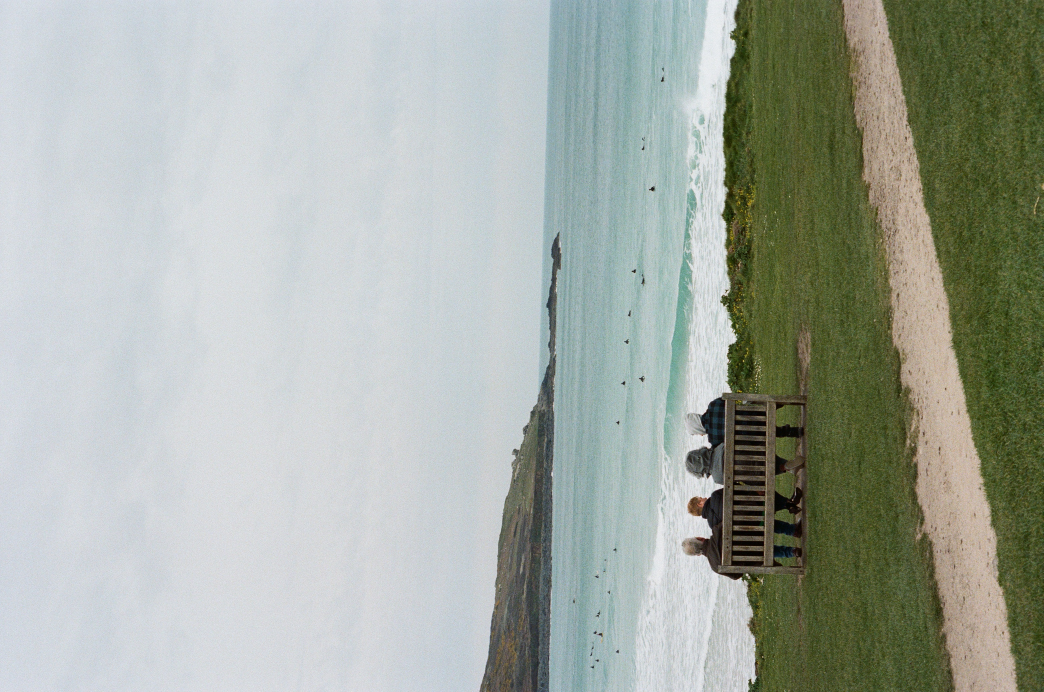
#> input picture photoGallery/images/benchCornwall.jpg, 3130 x 2075 px (shown at 1/3 size); its folder holds only this picture in this run
$ python gen_thumbs.py
#> lines starting #> are read from the running program, lines starting #| are printed output that depends on the picture
from PIL import Image, ImageOps
import os

# Change this if you move the image folder
IMAGE_DIR = os.path.join(os.path.dirname(__file__), '..', 'images')
IMAGE_DIR = os.path.abspath(IMAGE_DIR)

MAIN_SUFFIX = '_main.jpg'
THUMB_SUFFIX = '_thumb.jpg'
MAIN_SIZE = 2000
THUMB_SIZE = 300

def is_eligible(filename):
    return filename.lower().endswith('.jpg') and \
           not filename.endswith(MAIN_SUFFIX) and \
           not filename.endswith(THUMB_SUFFIX)

def resize_main(image):
    image.thumbnail((MAIN_SIZE, MAIN_SIZE))
    return image

def make_thumb(image):
    width, height = image.size
    min_dim = min(width, height)
    left = (width - min_dim) // 2
    top = (height - min_dim) // 2
    crop = image.crop((left, top, left + min_dim, top + min_dim))
    return crop.resize((THUMB_SIZE, THUMB_SIZE))

def process_image(filepath):
    base, ext = os.path.splitext(filepath)
    main_path = f"{base}_main.jpg"
    thumb_path = f"{base}_thumb.jpg"

    if os.path.exists(main_path) and os.path.exists(thumb_path):
        return

    with Image.open(filepath) as img:
        img = ImageOps.exif_transpose(img)
        img = img.convert("RGB")

        if not os.path.exists(main_path):
            resized = resize_main(img.copy())
            resized.save(main_path, "JPEG", quality=85)

        if not os.path.exists(thumb_path):
            thumb = make_thumb(img.copy())
            thumb.save(thumb_path, "JPEG", quality=85)

def main():
    for file in os.listdir(IMAGE_DIR):
        filepath = os.path.join(IMAGE_DIR, file)
        if os.path.isfile(filepath) and is_eligible(file):
            process_image(filepath)
#> in process_image, img is the input picture: PIL image 3130x2075 RGB; mean R, G, B 164.7, 171.4, 162.5
#> in process_image, `img = ImageOps.exif_transpose(img)`:
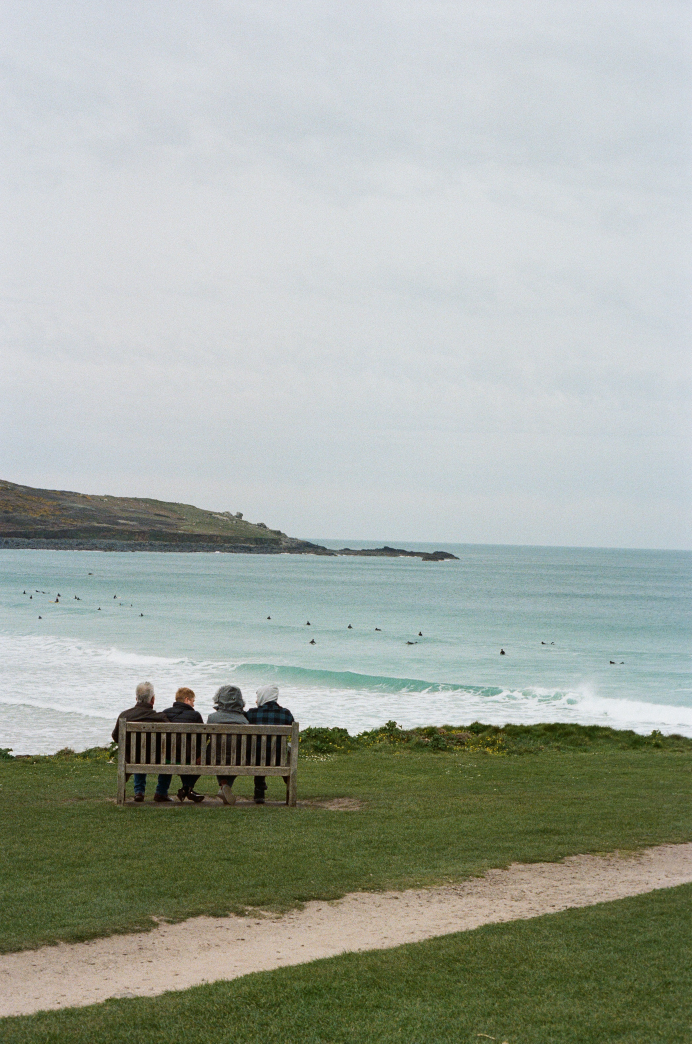
#> img: PIL image 2075x3130 RGB (shown at 1/3 size); mean R, G, B 164.7, 171.4, 162.5
#> in make_thumb, `crop = image.crop((left, top, left + min_dim, top + min_dim))`:
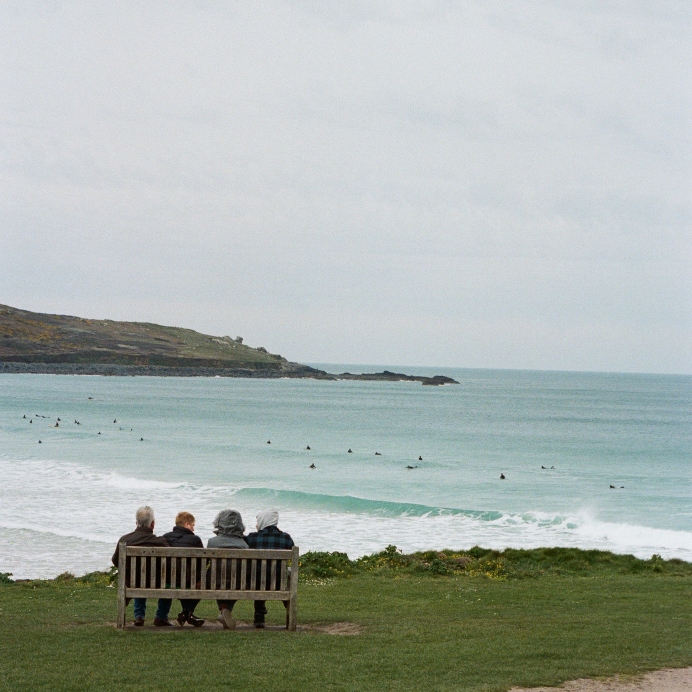
#> crop: PIL image 2075x2075 RGB (shown at 1/3 size); mean R, G, B 167.9, 176.3, 170.3
#> in make_thumb, `return crop.resize((THUMB_SIZE, THUMB_SIZE))`:
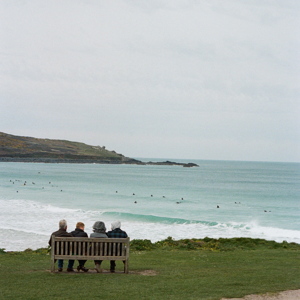
#> returned value: PIL image 300x300 RGB; mean R, G, B 167.9, 176.3, 170.3

if __name__ == '__main__':
    main()

$ run again, on photoGallery/images/cornwall.jpg
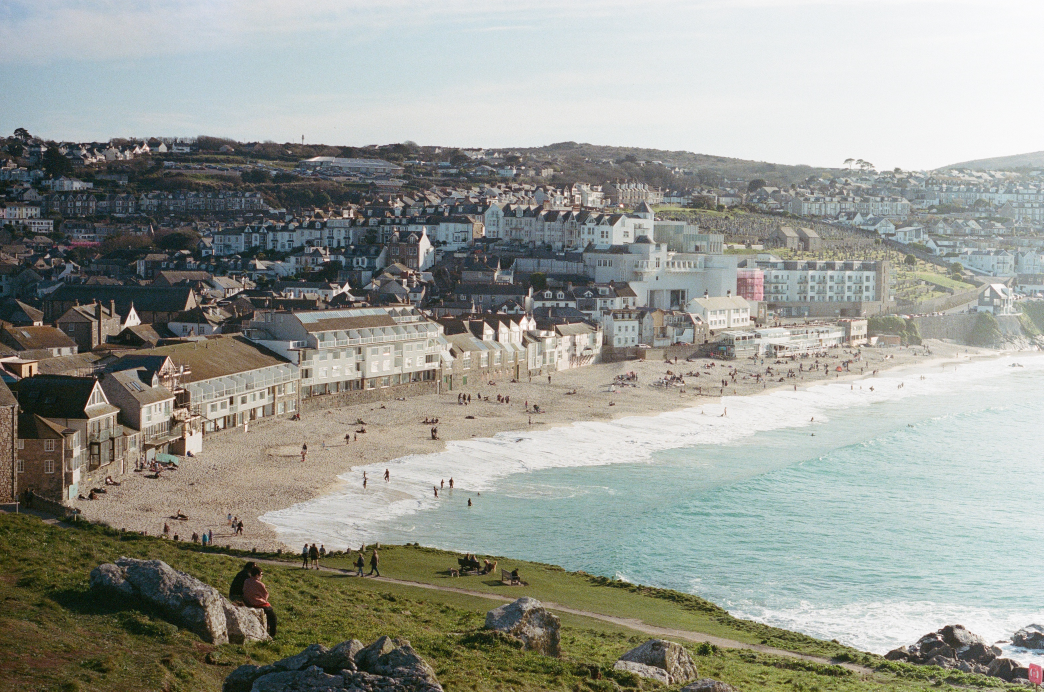
#> input picture photoGallery/images/cornwall.jpg, 3130 x 2075 px (shown at 1/3 size)
#> in process_image, img is the input picture: PIL image 3130x2075 RGB; mean R, G, B 152.1, 154.4, 146.8
#> in make_thumb, `crop = image.crop((left, top, left + min_dim, top + min_dim))`:
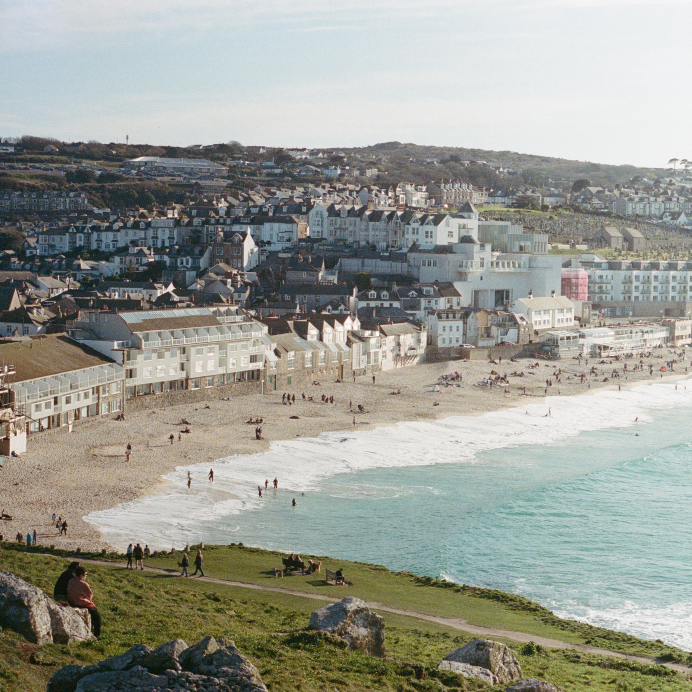
#> crop: PIL image 2075x2075 RGB (shown at 1/3 size); mean R, G, B 154.2, 156.2, 147.6
#> in make_thumb, `return crop.resize((THUMB_SIZE, THUMB_SIZE))`:
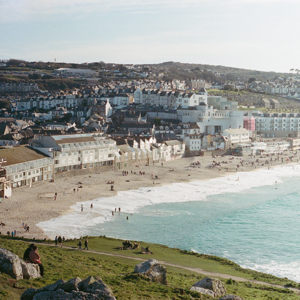
#> returned value: PIL image 300x300 RGB; mean R, G, B 154.2, 156.2, 147.6
